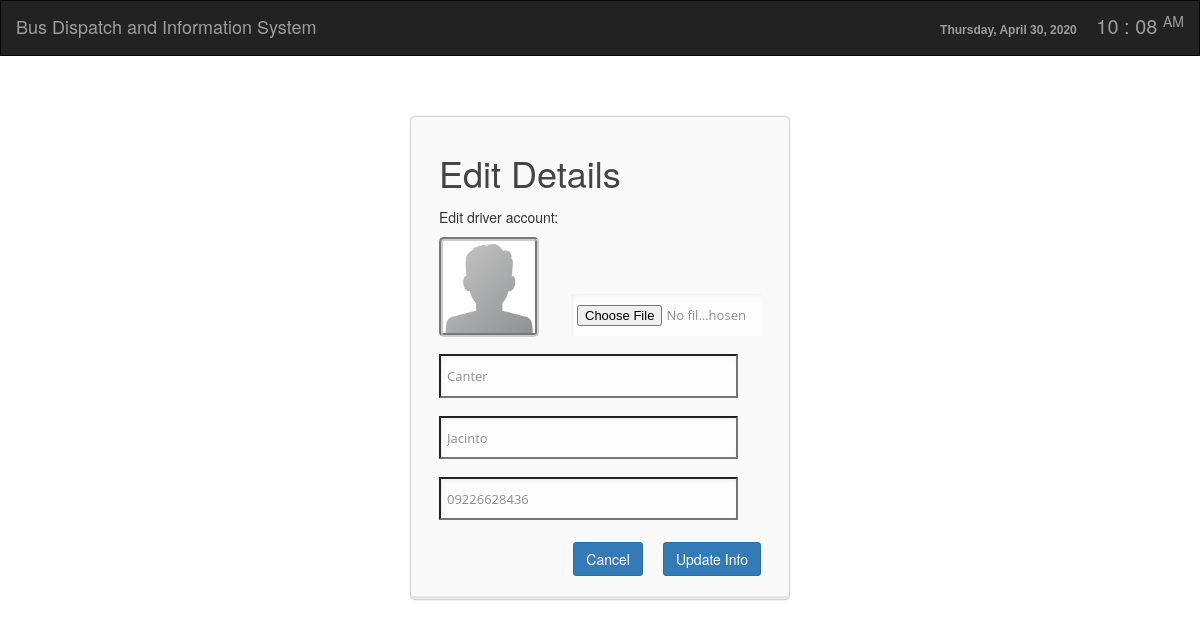
/admin/edit_driver.php?driverid=1, run on the app's committed database.
### tables this page shows
CREATE TABLE `driver` (
  `driverid` int(11) NOT NULL,
  `firstname` varchar(100) NOT NULL,
  `lastname` varchar(100) NOT NULL,
  `contact_number` varchar(100) NOT NULL,
  `profile` varchar(100) NOT NULL,
  `date_added` varchar(100) NOT NULL,
  `driver_travel` varchar(100) NOT NULL
);

### admin/edit_driver.php (the view, shortened to what this page needs)
<?php include ('db/dbcon.php');
$ID=$_GET['driverid'];
 ?>
<!DOCTYPE html>
<html lang="en">
<head>
    <link href="css/css/bootstrap.min.css" rel="stylesheet">
    <link href="css/css/simple-sidebar.css" rel="stylesheet">
	<link href="css/css/signin.css" rel="stylesheet" type="text/css">
</head>
<body>
<nav class="navbar navbar-inverse" style="border-radius:0px;" >
<div class="container-fluid">
    <div class="navbar-header">
      <a class="navbar-brand">Bus Dispatch and Information System</a>
    </div>
    <ul class="nav navbar-nav navbar-right">
	<li class="">
	<a>
		<?php include('currentdate.php'); ?>&nbsp;&nbsp;&nbsp;&nbsp;&nbsp;<?php include('clock_lcd.php'); ?>
	</a>
	</li>
    </ul>
</div>
</nav>
<div class="account-container register">
	<div class="content clearfix">
		<form method="post" enctype="multipart/form-data">
			<h1>Edit Details</h1>
			<div class="login-fields">
<?php
  $query=mysqli_query($connect,"select * from driver where driverid='$ID'")or die(mysqli_error());
$row=mysqli_fetch_array($query);
  ?>
				<p>Edit driver account:</p>
				<div class="field">
				<a href=""><?php if($row['profile'] != ""): ?>
				<img src="upload/<?php echo $row['profile']; ?>" width="100px" height="100px" style="border:4px groove #CCCCCC; border-radius:5px;">
				<?php else: ?>
				<img src="images/default.png" width="100px" height="100px" style="border:4px groove #CCCCCC; border-radius:5px;">
				<?php endif; ?>
				</a>
					<input type="file" name="image" style="width:190px; float:right; margin-top:57px;">
				</div>
				<div class="field">
					<input type="text" id="firstname" name="firstname" value="<?php echo $row['firstname']; ?>" placeholder="First Name" class="login" required />
				</div>
				<div class="field">
					<input type="text" id="lastname" name="lastname" value="<?php echo $row['lastname']; ?>" placeholder="Last Name" class="login" required />
				</div>
				<div class="field">
					<input type="text" maxlength="15" id="contact_number" name="contact_number" value="<?php echo $row['contact_number']; ?>" placeholder="Contact Number" class="login" required />
				</div>
			</div>
			<div class="login-actions">
				<button type="submit" name="update" class="button btn btn-primary btn-large">Update Info</button>
				<a href="driver.php"><button type="button" style="margin-right:20px;" class="button btn btn-primary btn-large">Cancel</button></a>
			</div>
		</form>
	</div>
</div>

### admin/css/css/signin.css (style rules this page uses)
body { background: url(../img/body-bg.png); }
.account-container { width: 380px; display: block; margin: 60px auto 0 auto; background: #f9f9f9; border: 1px solid #d5d5d5; -webkit-border-radius: 5px; -moz-border-radius: 5px; border-radius: 5px; box-shadow: 0px 0px 2px #dadada, inset 0px -3px 0px #e6e6e6; }
.content { padding: 16px 28px 23px; }
.login-fields .field { margin-bottom: 1.25em; }
.login-fields input { font-family: 'Open Sans'; font-size: 13px; color: #8e8d8d; padding: 11px 15px 10px 50px; background-color: #fdfdfd; width: 255px; display: block; margin: 0; box-shadow: inset 2px 2px 4px #f1f1f1; }
.login-actions { float: left; width: 100%; margin-top: -1em; margin-bottom: 1.25em; }
.account-container h1 { margin-bottom: .4em; color: #525252; }
.button { -webkit-border-radius: 3px; -moz-border-radius: 3px; border-radius: 3px; display: inline-block; float: right; margin-top: 18px; }
.register .login-actions { margin-bottom: 0; }
.register .login-fields input { width: 299px; padding-left: 6px; }
.register h1 { color: #444; }

### data on the page
driver: firstname "Canter", lastname "Jacinto", contact_number "09226628436"
